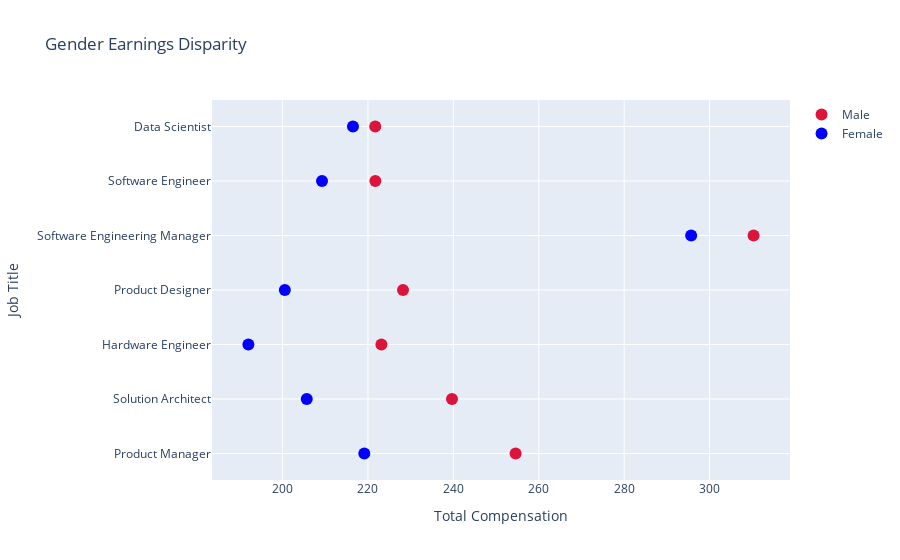

Source (notebook cell):
### Code cell
fig = go.Figure()

fig.add_trace(go.Scatter(
    x=df_genderpay_pivot['Male'],
    y=df_genderpay_pivot['title'],
    marker=dict(color="crimson", size=12),
    mode="markers",
    name="Male",
))

fig.add_trace(go.Scatter(
    x=df_genderpay_pivot['Female'],
    y=df_genderpay_pivot['title'],
    marker=dict(color="blue", size=12),
    mode="markers",
    name="Female",
))

fig.update_layout(title="Gender Earnings Disparity",
                  xaxis_title="Total Compensation",
                  yaxis_title="Job Title")

fig.show()

### Figure 1 — Plotly figure (JSON) as saved in the notebook; plotly's stock layout.template omitted (floating-point values rounded to 4 significant figures)
{"data": [{"marker": {"color": "crimson", "size": 12}, "mode": "markers", "name": "Male", "type": "scatter", "x": [254.6, 239.7, 223.1, 228.2, 310.3, 221.7, 221.7], "y": ["Product Manager", "Solution Architect", "Hardware Engineer", "Product Designer", "Software Engineering Manager", "Software Engineer", "Data Scientist"]}, {"marker": {"color": "blue", "size": 12}, "mode": "markers", "name": "Female", "type": "scatter", "x": [219.1, 205.7, 192, 200.5, 295.7, 209.2, 216.5], "y": ["Product Manager", "Solution Architect", "Hardware Engineer", "Product Designer", "Software Engineering Manager", "Software Engineer", "Data Scientist"]}], "layout": {"title": {"text": "Gender Earnings Disparity"}, "xaxis": {"title": {"text": "Total Compensation"}}, "yaxis": {"title": {"text": "Job Title"}}}}
